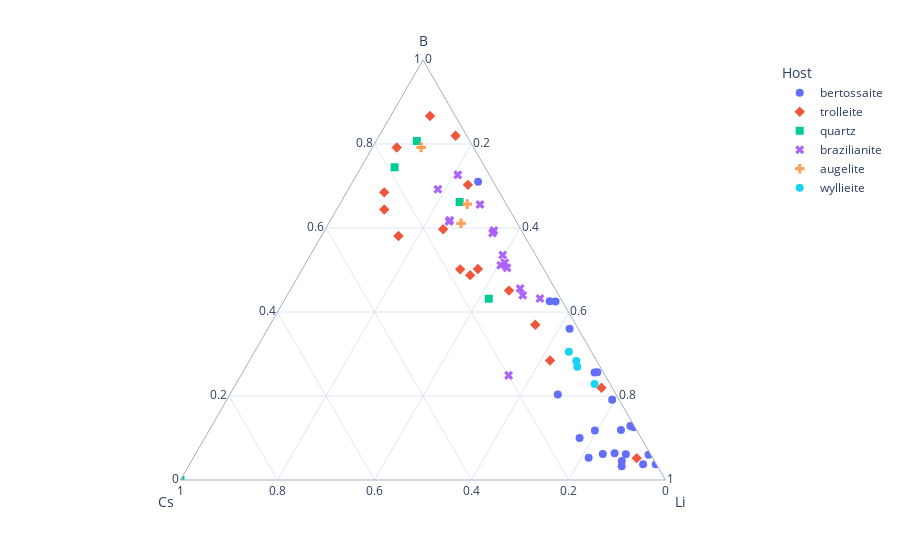

The code cell stored with this chart in its notebook:
### Code cell
#normalization function - written by Bram Paredis
def normalize(data, total=None):
    """Normalize data to 100%"""
    if total is None:
        total = data.sum(axis=1)
    return data.divide(total, axis=0) * 100


A = 'B'
B = 'Cs'
C = 'Li'

#define subset within dataset
df_subset = df_FI.loc[:, [A, B, C]]

#normalize subset using function defined above
df_subset_normalized = normalize(df_subset)
#combine calculated data with metadata
df_subset_normalized[['sample', 'piece', 'field', 'analysis', 'Host', 'Info','Ti']] = df_data_bdl[['sample', 'piece', 'field', 'analysis', 'Host', 'Info','Ti']]

#ternary plot of normalized subset

fig2 = px.scatter_ternary(df_subset_normalized, a=A, b=B, c=C,
                          hover_data=["piece",'field','analysis',"Info"],
                          symbol = "Host", color="Host",
                          template='plotly_white')

fig2.update_traces(marker=dict(size=8),
                  selector=dict(mode='markers'))

# fig2.write_image(base_dir+"plot_ternary_RbCsLi.pdf")
fig2.show()

### Figure 1 — Plotly figure (JSON) as saved in the notebook; plotly's stock layout.template omitted (floating-point values rounded to 4 significant figures; data arrays with more than 128 entries replaced by an {"elided": "..."} marker saying what was removed)
{"data": [{"a": [29.83, 5.292, 3.267, null, 19.12, 42.48, 3.767, null, null, 12.53, 36.04, 71.03, 95.29, 12.88, 85.34, 3.75, 85.14, 80.09, 74.64, null, 20.34, 96.67, null, 42.56, 6.028, 97.54, 25.64, 6.398, 11.89, 58.92, 6.159, null, 11.77, 25.6, 9.981, 4.512, null, 6.171, 38.91], "b": [70.17, 13.2, 7.399, 1.963, 1.439, 1.429, 2.741, null, 100, 0.2907, 1.752, 3.125, 4.714, 0.7983, 14.66, 0.1348, 14.86, 19.91, 25.36, 1.963, 12.03, 3.326, null, 2.594, 0.4736, 2.463, 1.233, 7.289, 3.237, 41.08, 5.097, 100, 8.68, 1.83, 12.73, 6.751, 28.33, 9.842, 61.09], "c": [null, 81.5, 89.33, 98.04, 79.44, 56.09, 93.49, 100, null, 87.18, 62.21, 25.84, null, 86.32, null, 96.11, null, null, null, 98.04, 67.63, null, 100, 54.84, 93.5, null, 73.13, 86.31, 84.87, null, 88.74, null, 79.55, 72.57, 77.29, 88.74, 71.67, 83.99, null], "customdata": {"elided": "39x4 mixed values"}, "hovertemplate": "Host=bertossaite<br>B=%{a}<br>Cs=%{b}<br>Li=%{c}<br>piece=%{customdata[0]}<br>field=%{customdata[1]}<br>analysis=%{customdata[2]}<br>Info=%{customdata[3]}<extra></extra>", "legendgroup": "bertossaite", "marker": {"color": "#636efa", "size": 8, "symbol": "circle"}, "mode": "markers", "name": "bertossaite", "showlegend": true, "subplot": "ternary", "type": "scatterternary"}, {"a": [64.41, 68.48, 58.1, null, null, null, 70.27, 81.97, 86.67, 21.95, null, 48.77, null, 36.98, null, 50.15, 50.22, null, null, null, null, null, 5.206, null, null, 59.7, 45.1, 28.46, 79.16], "b": [25.79, 23.75, 26.01, 100, 100, 23.15, 5.602, 2.301, 5.218, 2.227, 100, 15.89, 36.05, 8.359, null, 17.26, 13.57, 38.17, null, 47.82, 31.45, 72.2, 3.329, 16.14, 65.74, 15.99, 9.719, 9.572, 15.83], "c": [9.808, 7.765, 15.89, null, null, 76.85, 24.13, 15.73, 8.109, 75.82, null, 35.34, 63.95, 54.66, null, 32.59, 36.21, 61.83, null, 52.18, 68.55, 27.8, 91.47, 83.86, 34.26, 24.3, 45.18, 61.96, 5.005], "customdata": [["J", 1, 1, ""], ["J", 1, "2b", ""], ["J", 1, 3, ""], ["A", "7b", 6, ""], ["A", "7b", 8, ""], ["A", "7b", 12, ""], ["A", "7b", 7, ""], ["A", "7b", 9, ""], ["A", "7b", 1, ""], ["A", "7b", 11, ""], ["A", "7b", 2, ""], ["B", 1, 2, ""], ["B", 1, 3, ""], ["B", 1, 4, ""], ["B", 5, 1, "trl"], ["B", 1, 5, "trl"], ["B", 1, 6, "trl"], ["B", 1, 7, "trl"], ["E", 1, 1, "trl-real?"], ["E", 1, 2, "trl"], ["E", 1, 3, "trl"], ["E", 1, 4, "trl"], ["E", 1, 5, "trl-Xtl-rich"], ["E", 1, 7, "trl"], ["E", 1, 8, "trl"], ["C", 8, 1, ""], ["C", 8, 3, ""], ["C", 8, 4, "2shots"], ["C", 8, 5, ""]], "hovertemplate": "Host=trolleite<br>B=%{a}<br>Cs=%{b}<br>Li=%{c}<br>piece=%{customdata[0]}<br>field=%{customdata[1]}<br>analysis=%{customdata[2]}<br>Info=%{customdata[3]}<extra></extra>", "legendgroup": "trolleite", "marker": {"color": "#EF553B", "size": 8, "symbol": "diamond"}, "mode": "markers", "name": "trolleite", "showlegend": true, "subplot": "ternary", "type": "scatterternary"}, {"a": [null, 81.75, 74.46, null, 43.17, 66.22, null, 80.74, 0, null, 85.38], "b": [19.39, 18.25, 18.62, null, 14.86, 9.339, null, 10.9, 100, 1.352, 14.62], "c": [80.61, null, 6.915, null, 41.97, 24.44, null, 8.36, 0, 98.65, null], "customdata": [["B", "1b", 1, "qz"], ["E", "11b", 2, "Qz-exploded"], ["A", 2, 1, ""], ["A", 2, 2, ""], ["A", 3, 1, ""], ["A", 3, 4, ""], ["A", 3, 5, ""], ["A", "3b", 1, ""], ["A", "3b", 2, ""], ["E", "11b", 3, ""], ["E", "11b", 4, ""]], "hovertemplate": "Host=quartz<br>B=%{a}<br>Cs=%{b}<br>Li=%{c}<br>piece=%{customdata[0]}<br>field=%{customdata[1]}<br>analysis=%{customdata[2]}<br>Info=%{customdata[3]}<extra></extra>", "legendgroup": "quartz", "marker": {"color": "#00cc96", "size": 8, "symbol": "square"}, "mode": "markers", "name": "quartz", "showlegend": true, "subplot": "ternary", "type": "scatterternary"}, {"a": [51.11, 24.91, 58.78, 53.59, null, 72.65, 69.21, 61.54, 43.23, null, null, 61.85, 65.61, 51.7, null, null, null, 43.98, 45.59, 50.51, null, 59.39], "b": [8.425, 19.88, 6.256, 6.765, null, 6.501, 12.33, 13.85, 4.271, null, null, 13.55, 5.44, 7.272, null, null, null, 7.433, 7.174, 7.422, null, 5.689], "c": [40.47, 55.2, 34.96, 39.64, null, 20.85, 18.46, 24.62, 52.5, null, null, 24.61, 28.95, 41.03, null, null, null, 48.59, 47.23, 42.07, null, 34.92], "customdata": [["A", 1, 1, ""], ["A", 1, 3, "2shots"], ["A", 1, 6, "3shots"], ["A", 1, 9, "2shots"], ["A", 1, 11, "3shots"], ["B", 3, 1, ""], ["B", 3, 2, ""], ["B", 3, 3, ""], ["B", 3, 4, ""], ["B", 3, 5, ""], ["B", 3, 6, ""], ["B", 4, 1, ""], ["B", 1, 1, ""], ["B", 1, 2, ""], ["B", 1, 3, ""], ["B", 1, 4, ""], ["B", 1, 5, ""], ["B", 1, 6, ""], ["B", 2, 6, ""], ["B", 2, 7, ""], ["B", 2, 8, ""], ["B", 2, "9b", ""]], "hovertemplate": "Host=brazilianite<br>B=%{a}<br>Cs=%{b}<br>Li=%{c}<br>piece=%{customdata[0]}<br>field=%{customdata[1]}<br>analysis=%{customdata[2]}<br>Info=%{customdata[3]}<extra></extra>", "legendgroup": "brazilianite", "marker": {"color": "#ab63fa", "size": 8, "symbol": "x"}, "mode": "markers", "name": "brazilianite", "showlegend": true, "subplot": "ternary", "type": "scatterternary"}, {"a": [null, null, 61.12, null, null, 79.19, 65.68, null, null, 76.18, null, null], "b": [37.3, 100, 11.59, null, null, 10.79, 8.046, 100, 100, 23.82, 100, 41.39], "c": [62.7, null, 27.29, null, null, 10.02, 26.27, null, null, null, null, 58.61], "customdata": [["A", 2, 3, ""], ["A", 2, 4, ""], ["A", 2, 5, ""], ["A", 2, 6, ""], ["A", 2, 7, "true?"], ["A", 1, 1, ""], ["A", 1, 7, "2shots"], ["A", 1, 8, "2shots"], ["A", 1, 9, ""], ["A", 1, 10, ""], ["A", "1b", 1, ""], ["A", "2b", 1, ""]], "hovertemplate": "Host=augelite<br>B=%{a}<br>Cs=%{b}<br>Li=%{c}<br>piece=%{customdata[0]}<br>field=%{customdata[1]}<br>analysis=%{customdata[2]}<br>Info=%{customdata[3]}<extra></extra>", "legendgroup": "augelite", "marker": {"color": "#FFA15A", "size": 8, "symbol": "cross"}, "mode": "markers", "name": "augelite", "showlegend": true, "subplot": "ternary", "type": "scatterternary"}, {"a": [null, 22.88, null, null, 26.96, 28.31, 30.53], "b": [null, 3.194, 5.316, null, 4.7, 4.227, 4.651], "c": [null, 73.93, 94.68, null, 68.34, 67.46, 64.82], "customdata": [["AII", "C", 1, ""], ["AII", "C", 2, ""], ["AII", "C", 4, ""], ["AII", "C", 5, ""], ["AII", "C", 6, ""], ["AII", "C", 7, ""], ["AII", "C", 8, ""]], "hovertemplate": "Host=wyllieite<br>B=%{a}<br>Cs=%{b}<br>Li=%{c}<br>piece=%{customdata[0]}<br>field=%{customdata[1]}<br>analysis=%{customdata[2]}<br>Info=%{customdata[3]}<extra></extra>", "legendgroup": "wyllieite", "marker": {"color": "#19d3f3", "size": 8, "symbol": "circle"}, "mode": "markers", "name": "wyllieite", "showlegend": true, "subplot": "ternary", "type": "scatterternary"}], "layout": {"legend": {"title": {"text": "Host"}, "tracegroupgap": 0}, "margin": {"t": 60}, "ternary": {"aaxis": {"title": {"text": "B"}}, "baxis": {"title": {"text": "Cs"}}, "caxis": {"title": {"text": "Li"}}, "domain": {"x": [0, 1], "y": [0, 1]}}}}
